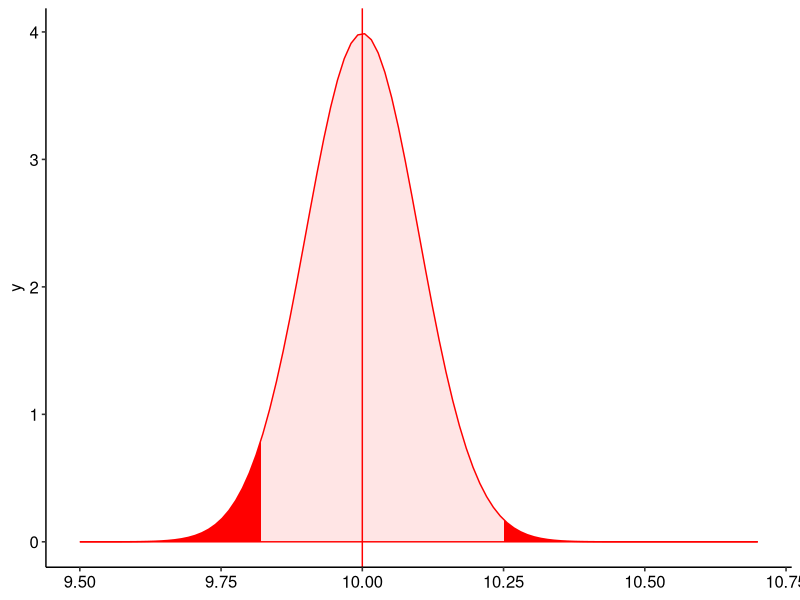
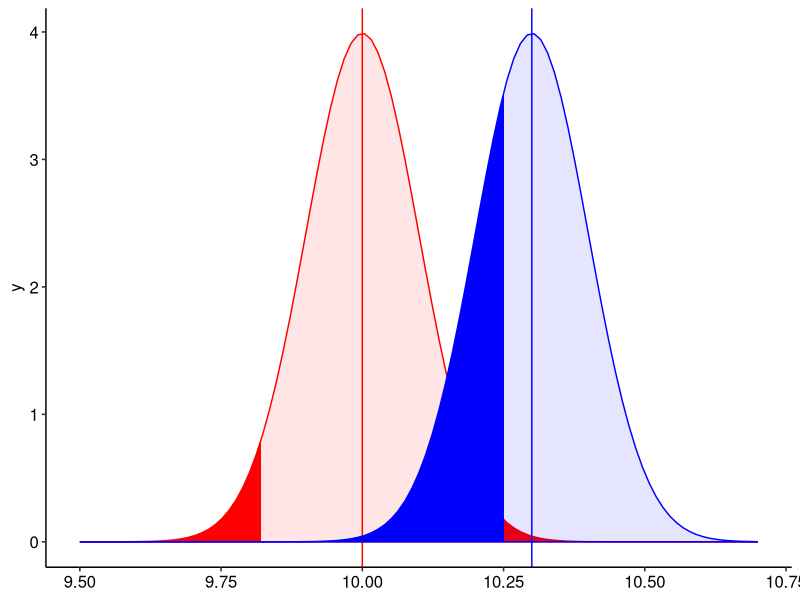
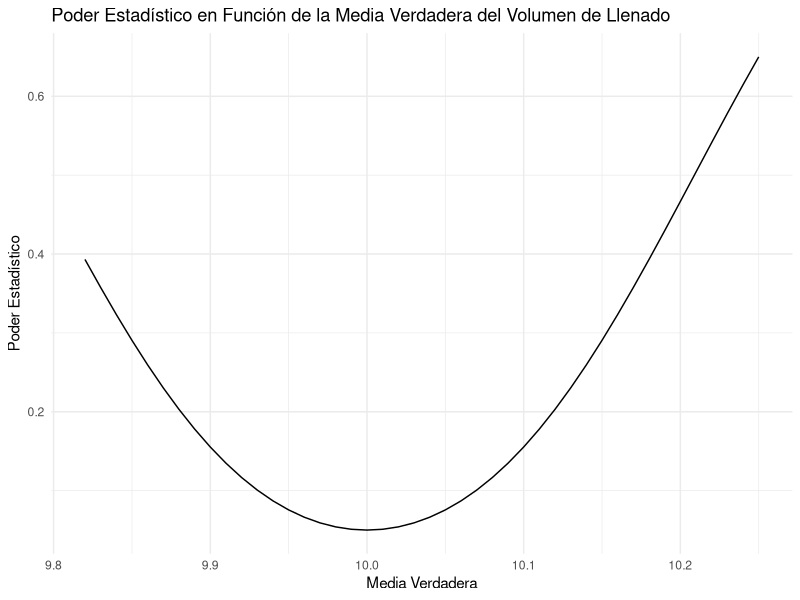

R code for these plots, in order:
## ---- chunk 1
knitr::opts_chunk$set(echo = TRUE)

if (!requireNamespace('ggplot2', quietly = TRUE)){
  install.packages('ggplo2')
}

library(ggplot2)

if (!requireNamespace('dplyr', quietly = TRUE)){
  install.packages('dplyr')
}

library(dplyr)

if (!requireNamespace('ggpubr', quietly = TRUE)){
  install.packages('ggpubr')
}

library(ggpubr)

if (!requireNamespace('pwr', quietly = TRUE)){
  install.packages('pwr')
}

library(pwr)
## ---- chunk 2
# Establecemos la hipótesis nula y alternativa basándonos en nuestra expectativa de que la media del volumen de llenado sea de 10 litros.
# Hipótesis nula (Ho): mu = 10, lo que significa que la media de llenado de bidones es exactamente 10 litros.
# Hipótesis alternativa (Ha): mu != 10, implicando que la media de llenado es diferente de 10 litros, específicamente, es menor que 9.82 litros o mayor que 10.25 litros.

# Definimos los parámetros necesarios para realizar nuestra prueba estadística:
# El intervalo de confianza está entre 9.82 y 10.25 litros, basado en la sospecha de la ingeniera.
media_nula = 10  # La media bajo la hipótesis nula, esperamos que sea 10 litros.
sigma = 1  # La desviación estándar conocida del volumen de llenado es de 1 litro.
n = 100  # Tamaño de la muestra, que incluye 50 envases de cada una de las dos máquinas.

# Calculamos el Error Estándar de la media (SE) para entender cuánto se espera que varíe la media de nuestras muestras.
SE = sigma / sqrt(n)  

# Determinamos las áreas bajo la curva normal que corresponden a las colas fuera de nuestro intervalo de confianza.
# Estas áreas representan la probabilidad de cometer un error de Tipo I, es decir, rechazar la Ho cuando en realidad es verdadera.
alfa1 = pnorm(9.82, mean = 10, sd = SE, lower.tail = TRUE)  
alfa2 = pnorm(10.25, mean = 10, sd = SE, lower.tail = FALSE)  

# Probabilidad total de cometer un error de Tipo I.
alfaT = alfa1 + alfa2

# Imprimimos la probabilidad total de error Tipo I para informar nuestra decisión.
alfaT

# Preparamos un gráfico para visualizar la distribución muestral de las medias bajo la hipótesis nula y las áreas críticas.
g_x_limites <- c(9.5, 10.7) 
g <- ggplot() + xlim(g_x_limites)  
g <- g + labs(X = "x", Y = "y")  
g <- g + theme_pubr()  

# Añadimos al gráfico la distribución normal representando la hipótesis nula, con su media y SE.
dist_0 <- stat_function(fun = dnorm, args = list(mean = media_nula, sd = SE), geom = "area", colour = "red", fill = "red", alpha = 0.1)

# Integramos la distribución a nuestro gráfico base.
g1 <- g + dist_0
g1 <- g1 + geom_vline(xintercept = media_nula, colour = "red")  # Marcamos la media nula con una línea vertical.

# Resaltamos las áreas bajo la curva que corresponden a las probabilidades de error Tipo I.
g2 <- g1 + stat_function(fun = dnorm, 
                         args = list(mean = media_nula, sd = SE), 
                         geom = "area", 
                         xlim = c(g_x_limites[1], 9.82), 
                         fill = "red")
g2 <- g2 + stat_function(fun = dnorm, 
                         args = list(mean = media_nula, sd = SE), 
                         geom = "area", 
                         xlim = c(10.25, g_x_limites[2]), 
                         fill = "red")

# Mostramos el gráfico final con las áreas críticas destacadas, lo cual nos ayuda a visualizar dónde se encuentra la probabilidad de cometer un error de Tipo I.
g2


#La probabilidad de cometer un error de Tipo I, que es rechazar la hipótesis nula cuando en realidad es cierta, es aproximadamente de 4.21%. Esto indica que si las máquinas están llenando los bidones con un promedio de 10 litros, existe una pequeña probabilidad de que, basándonos en nuestra muestra, concluyamos erróneamente que no cumplen con las especificaciones establecidas.


## ---- chunk 3

# Ahora consideramos el caso en el que el verdadero volumen medio de los bidones es de 10.3 litros, 
# una situación que desconocemos y queremos estimar la probabilidad de no detectar esta diferencia 
# respecto a la hipótesis nula, es decir, el riesgo de cometer un error de Tipo II.

# Definimos la verdadera media en 10.3 litros, que es la media que sospechamos podría ser la real.
media_verdadera = 10.3

# Añadimos al gráfico una nueva distribución normal centrada en la verdadera media con el mismo SE.
dist_v <- stat_function(fun = dnorm, args = list(mean = media_verdadera, sd = SE), geom = "area", colour = "blue", fill = "blue", alpha = 0.1)

# Incorporamos esta distribución al gráfico que ya incluye las regiones críticas bajo la hipótesis nula.
g3 <- g2 + dist_v
g3 <- g3 + geom_vline(xintercept = media_verdadera, colour = "blue")  

# Resaltamos en azul la zona bajo la curva de la verdadera distribución que cae dentro del intervalo de confianza.
# Esta área corresponde a la probabilidad de no rechazar la Ho cuando deberíamos hacerlo, debido a que la verdadera media es 10.3 litros.
g3 <- g3 + stat_function(fun = dnorm,
                         args = list(mean = media_verdadera, sd = SE),
                         geom = "area",
                         xlim = c(9.82, 10.25),
                         fill = "blue")

# Visualizamos el gráfico final con las dos distribuciones y las zonas críticas bien definidas.
g3

# Calculamos la probabilidad de cometer un error de Tipo II, que es la probabilidad de que la muestra esté 
# dentro del intervalo de confianza aunque la verdadera media sea 10.3 litros.
betaT = pnorm(10.25 , mean = 10.3, sd = SE, lower.tail = TRUE) - pnorm(9.82 , mean = 10.3, sd = SE, lower.tail = TRUE)

# Imprimimos el valor de betaT para determinar qué tan grande es el riesgo de no detectar una media real de 10.3 litros.
betaT

#La probabilidad de que la ingeniera cometa un error de Tipo II, no detectando que el volumen medio real de los bidones es de 10.3 litros, es del 30.85%.

## ---- chunk 4
library(ggpubr)
library(pwr)

# Definimos los valores para nuestra hipótesis y parámetros de la prueba estadística.
alfa <- 0.05
n <- 88  # Tamaño de muestra obtenido de cálculos anteriores para un poder de 0.8.
media_nula <- 10  
sigma <- 1  

# Establecemos un rango de medias verdaderas dentro del intervalo de interés.
medias_verdaderas <- seq(9.82, 10.25, by = 0.01)
deltas <- medias_verdaderas - media_nula
deltas_norm <- deltas / sigma

# Calculamos el poder estadístico para una prueba Z bilateral.
poder <- sapply(deltas_norm, function(x) {
  pwr.norm.test(d = x, n = n, sig.level = alfa, alternative = "two.sided")$power
})

# Creamos un data frame para el gráfico.
datos_grafico <- data.frame(media_verdadera = medias_verdaderas, Poder = poder)

# Generamos el gráfico de poder estadístico.
g <- ggplot(datos_grafico, aes(x = media_verdadera, y = Poder)) +
  geom_line() +
  labs(x = "Media Verdadera", y = "Poder Estadístico",
       title = "Poder Estadístico en Función de la Media Verdadera del Volumen de Llenado") +
  theme_minimal()

# Mostramos el gráfico.
print(g)

#El gráfico muestra que el poder estadístico es más bajo cerca de la media de la hipótesis nula de 10 litros y aumenta tanto para valores más altos como más bajos. Esto implica una mayor capacidad de la prueba para detectar diferencias significativas del valor hipotético a medida que la media verdadera se aleja de 10 litros.
## ---- chunk 5
# Calculamos el tamaño del efecto (d1) basado en la diferencia entre la media verdadera y la hipotética.
d1 = (media_verdadera - media_nula) / sigma

# Fijamos el nivel de significancia en 0.05 y el poder estadístico deseado en 0.8.
siglevel = 0.05
power = 0.8

# Definimos que la prueba será de dos colas, ya que buscamos diferencias en ambas direcciones de la media.
alternative = "two.sided"

# Usamos pwr.norm.test para determinar el número necesario de bidones a revisar para el poder y significancia dados.
pwr.norm.test(d = d1 ,n = NULL, sig.level = siglevel, power = power, alternative = alternative)

# Para alcanzar un poder estadístico de 0.8 y mantener el nivel de significancia en 0.05, deberíamos revisar aproximadamente 88 bidones.
## ---- chunk 6

# problema de probabilidad

# ingeniera piensa que
# maquina vieja = 90% exito = Pv
# maquina nueva = 96% exito = Pn

#con n = 88
hCohen = ES.h(0.9,0.96)

#dado las teoria impuesta por la ingeniera al principio esto constiuye dos hipotesis
#Ho: la hipotesis nula es que para una muestra de 88 bidones con 44 de cada uno ambas probabilidades son similares, es decir, Pv = Pn
#Ho: Pn = Pv

#Ha: la hipotesis alternativa es que para 88 instancias que se reparen en 44 de viejas y 44 de nuevas, la probabilidad de nuevas es superior a la probabilidad de cargar bidones con la vieja, es decir, Pn > Pv
#Ha: Pn > Pv

#como n = 88, n/2 = 44 por lo que se utilizara la prueba pwr.2p.test para dos muestras de igual tamaño
#buscamos obtener la potencia de esta para poder corroborar los datos
muestras <- pwr.2p.test(h = hCohen, n = 88, alternative = "greater", sig.level = 0.05)

print(muestras)
print(muestras$power)

#Dado la prueba de poder para dos muestras de igual tamaño se tiene que el poder observado es de 0.00059 lo que se traduce como 0,059% y aproximado es de 0,06%, por lo que se concluye que el poder es muy bajo y solo posee un 0,06% de exito de detectar la diferencia de la hipotesis alternativa
